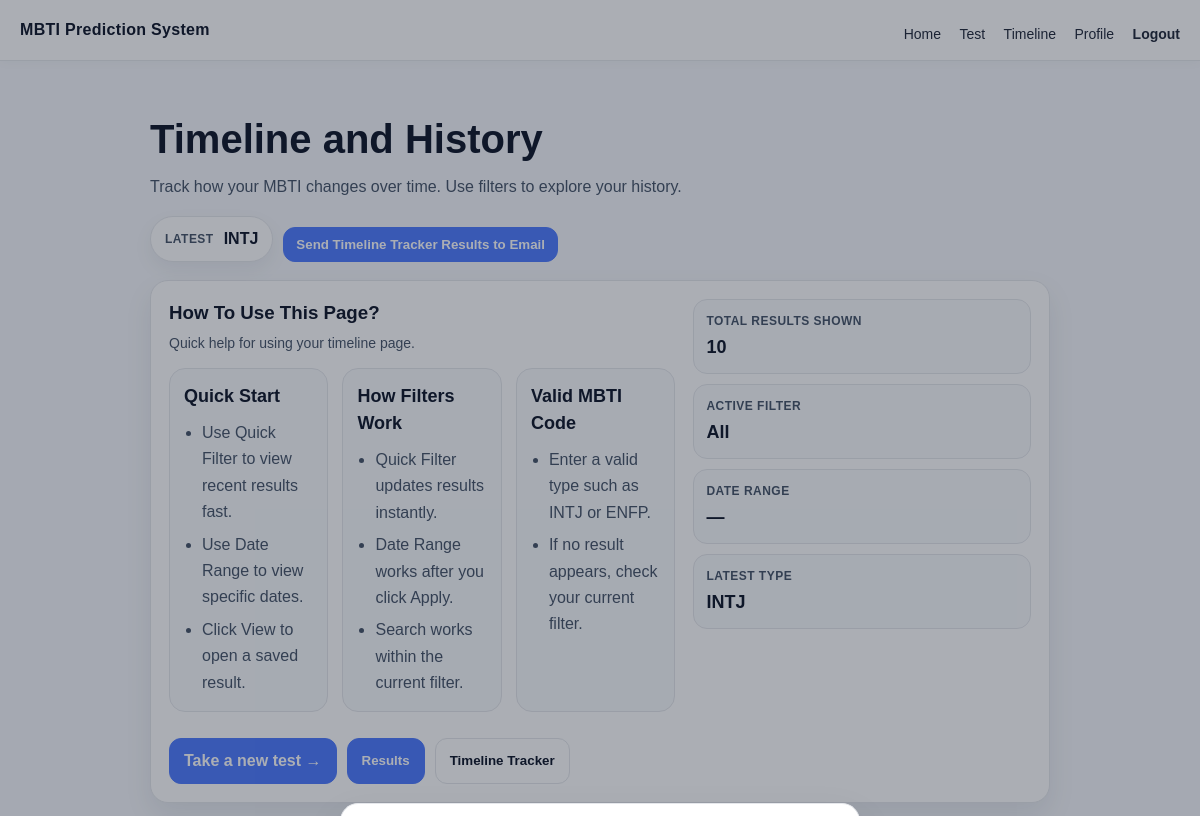
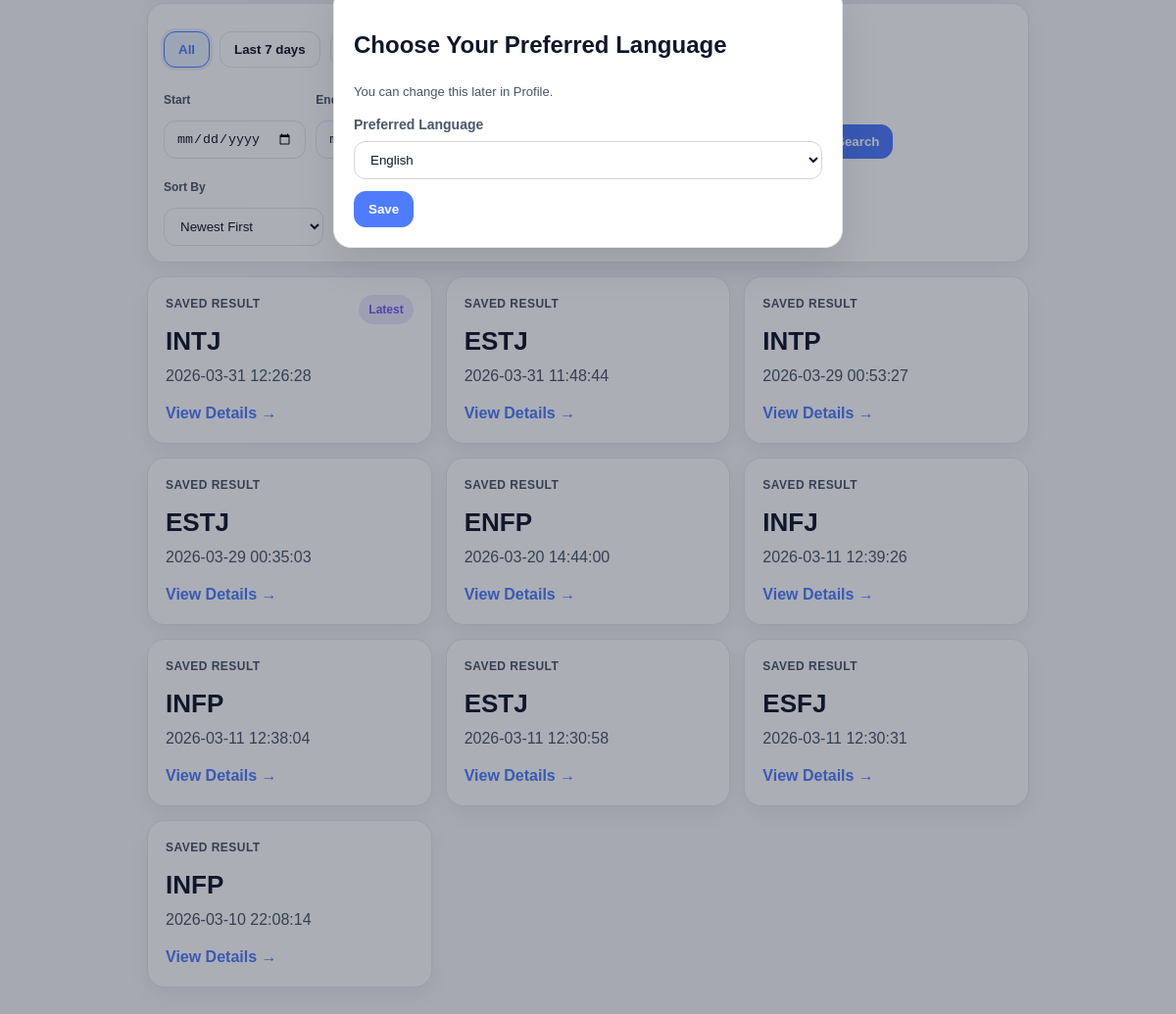
The app's page /timeline (signed in) with its own data (2 pictures, top to bottom).
### tables this page shows
CREATE TABLE MBTI_Type (
        mbtiTypeID INTEGER PRIMARY KEY AUTOINCREMENT,
        typeCode TEXT NOT NULL UNIQUE
    );

CREATE TABLE MBTI_Result (
        resultID INTEGER PRIMARY KEY AUTOINCREMENT,
        userID INTEGER NOT NULL,
        mbtiTypeID INTEGER NOT NULL,
        confidenceScore REAL NOT NULL,
        rawText TEXT,
        createdAt TEXT NOT NULL, profileSnapshot TEXT, contextSummary TEXT,
        FOREIGN KEY(userID) REFERENCES User(userID),
        FOREIGN KEY(mbtiTypeID) REFERENCES MBTI_Type(mbtiTypeID)
    );

### routes/timeline_routes.py (the view)
@timeline_bp.get("/timeline")
@login_required
def timeline():
    preset = request.args.get("preset", "all")
    start = request.args.get("start")
    end = request.args.get("end")
    q = request.args.get("q", "").strip().upper()
    highlight = request.args.get("highlight")
    sort_by = request.args.get("sort_by", "newest").strip()
    start, end = apply_timeline_preset(preset, start, end)
    results = get_timeline_results(session["user_id"], start, end, q)
    results = sort_timeline_results(results, sort_by)
    results_sorted = sorted(results, key=lambda r: parse_dt(r.get("createdAt")) or datetime.min)
    labels, ei, sn, tf, jp = [], [], [], [], []
    for r in results_sorted:
        code = (r.get("typeCode") or "").upper()
        dt = parse_dt(r.get("createdAt"))
        if len(code) != 4 or not dt:
            continue
        labels.append(dt.strftime("%b %Y"))
        ei.append(1 if code[0] == "E" else 0)
        sn.append(1 if code[1] == "S" else 0)
        tf.append(1 if code[2] == "T" else 0)
        jp.append(1 if code[3] == "J" else 0)
    chart_data = {
        "labels": labels,
        "ei": ei,
        "sn": sn,
        "tf": tf,
        "jp": jp
    }
    total = len(results)
    latest = results_sorted[-1] if total > 0 else None
    summary = {
        "total": total,
        "latest_type": latest["typeCode"] if latest else None,
        "latest_date": latest["createdAt"] if latest else None,
        "preset": preset,
        "start": start or "",
        "end": end or "",
        "q": q or "",
        "sort_by": sort_by
    }
    return render_template(
        "timeline.html",
        results=results,
        summary=summary,
        chart_data=chart_data,
        highlight=highlight
    )

### templates/timeline.html (shortened to what this page needs)
{% extends "base.html" %}
{% block content %}
<link rel="stylesheet" href="{{ url_for('static', filename='css/timeline.css') }}">
<div class="tl-wrap">
  <div class="tl-head">
    <div>
      <h1 class="tl-title">{{ t('tl_title') }}</h1>
      <p class="tl-sub">{{ t('tl_subtitle') }}</p>
    </div>
    <div style="display:flex;gap:10px;align-items:center;flex-wrap:wrap;justify-content:flex-end;">
      {% if summary.latest_type %}
      <div class="tl-pill">
        <span class="tl-pill-label">{{ t('tl_latest') }}</span>
        <span class="tl-pill-value">{{ summary.latest_type }}</span>
      </div>
      {% else %}
      <div class="tl-pill tl-pill-muted">
        <span class="tl-pill-label">{{ t('tl_no_results_yet') }}</span>
      </div>
      {% endif %}
      <form id="emailTimelineForm" method="POST" action="{{ url_for('timeline.send_timeline_email') }}"
        enctype="multipart/form-data" style="margin:0;">
        <button id="btnEmailTimeline" type="submit" class="btn tl-btn-sm" >
          {{ t('tl_email_btn') if t('tl_email_btn') != 'tl_email_btn' else '📩 Email Results (with Chart Image)' }}
        </button>
      </form>
    </div>
  </div>
  <div class="tl-guide tl-guide-v2">
    <div class="tl-guide-left">
      <div class="tl-guide-head">
        <div>
          <h3>{{ t('tl_how_to_use') }}</h3>
          <p class="tl-guide-sub">{{ t('tl_guide_sub') }}</p>
        </div>
      </div>
      <div id="guideBody">
        <div class="tl-guide-mini-grid">
          <div class="tl-guide-mini">
            <h4>{{ t('tl_quick_start') }}</h4>
            <ul class="tl-guide-bullets">
              <li>{{ t('tl_guide_quick_1') }}</li>
              <li>{{ t('tl_guide_quick_2') }}</li>
              <li>{{ t('tl_guide_quick_3') }}</li>
            </ul>
          </div>
          <div class="tl-guide-mini">
            <h4>{{ t('tl_how_filters_work') }}</h4>
            <ul class="tl-guide-bullets">
              <li>{{ t('tl_guide_filter_1') }}</li>
              <li>{{ t('tl_guide_filter_2') }}</li>
              <li>{{ t('tl_guide_filter_3') }}</li>
            </ul>
          </div>
          <div class="tl-guide-mini">
            <h4>{{ t('tl_valid_mbti') }}</h4>
            <ul class="tl-guide-bullets">
              <li>{{ t('tl_guide_valid_1') }}</li>
              <li>{{ t('tl_guide_valid_2') }}</li>
            </ul>
          </div>
        </div>
        <div class="tl-guide-actions">
          <a class="btn tl-btn" href="{{ url_for('test.test') }}">{{ t('tl_take_new_test') }}</a>
          <button class="btn tl-btn tl-btn-ghost" id="btnTabResults" type="button">
            {{ t('tl_go_results') }}
          </button>
          <button class="btn tl-btn tl-btn-ghost" id="btnTabTracker" type="button">
            {{ t('tl_tab_tracker') }}
          </button>
        </div>
      </div>
    </div>
    <div class="tl-guide-right">
      <div class="tl-stat">
        <div class="tl-stat-label">{{ t('tl_total_results_shown') }}</div>
        <div class="tl-stat-value">{{ summary.total }}</div>
      </div>
      <div class="tl-stat">
        <div class="tl-stat-label">{{ t('tl_active_filter') }}</div>
        <div class="tl-stat-value">
          {% if summary.preset == "all" %}{{ t('tl_filter_all') }}
          {% elif summary.preset == "7d" %}{{ t('tl_filter_7d') }}
          {% elif summary.preset == "30d" %}{{ t('tl_filter_30d') }}
          {% elif summary.preset == "12m" %}{{ t('tl_filter_12m') }}
          {% else %}{{ t('tl_filter_custom') }}
          {% endif %}
        </div>
      </div>
      <div class="tl-stat">
        <div class="tl-stat-label">{{ t('tl_date_range') }}</div>
        <div class="tl-stat-value">
          {% if summary.start or summary.end %}
          {{ summary.start }} → {{ summary.end }}
          {% else %}
          —
          {% endif %}
        </div>
      </div>
      <div class="tl-stat tl-stat-mini">
        <div class="tl-stat-label">{{ t('tl_latest_type') }}</div>
        <div class="tl-stat-value">
          {% if summary.latest_type %}{{ summary.latest_type }}{% else %}—{% endif %}
        </div>
      </div>
    </div>
  </div>
  <div class="tl-filters" id="filtersBar">
    <div class="tl-filter-row">
      <button class="tl-chip" data-preset="all">{{ t('tl_filter_all') }}</button>
      <button class="tl-chip" data-preset="7d">{{ t('tl_filter_7d') }}</button>
      <button class="tl-chip" data-preset="30d">{{ t('tl_filter_30d') }}</button>
      <button class="tl-chip" data-preset="12m">{{ t('tl_filter_12m') }}</button>
    </div>
    <div class="tl-filter-row tl-filter-row2">
      <div class="tl-field">
        <label>{{ t('tl_start') }}</label>
        <input type="date" id="startDate" value="{{ summary.start }}">
      </div>
      <div class="tl-field">
        <label>{{ t('tl_end') }}</label>
      </div>
      <button class="btn tl-btn-sm" id="btnApplyRange" type="button">{{ t('tl_apply') }}</button>
      <button class="btn tl-btn-sm tl-btn-ghost" id="btnClearRange" type="button">{{ t('tl_clear') }}</button>
      <div class="tl-search">
      </div>
      <button class="btn tl-btn-sm" id="btnSearch" type="button">{{ t('tl_search') }}</button>
      <div class="tl-field">
        <label for="sortBy">{{ t('tl_sort_label') }}</label>
        <select id="sortBy">
          <option value="newest" {% if summary.sort_by=="newest" %}selected{% endif %}>{{ t('tl_sort_newest') }}
          </option>
        </select>
      </div>
    </div>
  </div>
  <div id="tabPanelResults" style="margin-top:14px;">
    {% if results|length == 0 %}
    <div class="tl-empty">
      <h3>{{ t('tl_empty_title') }}</h3>
      <p>{{ t('tl_empty_sub') }}</p>
      <a class="btn tl-btn" href="{{ url_for('test.test') }}">{{ t('tl_go_test') }}</a>
    </div>
    {% else %}
    <div class="tl-grid" id="resultsGrid">
      {% for r in results %}
      <a class="tl-card tl-card-link {% if highlight and (r['resultID']|string == highlight|string) %}is-highlight{% endif %}"
        id="rec-{{ r['resultID'] }}" data-type="{{ (r.typeCode or '')|upper }}"
        href="{{ url_for('result.result_view', result_id=r['resultID']) }}">
        <div class="tl-card-top">
          <div>
            <div class="tl-card-label">{{ t('tl_saved_result') }}</div>
            <div class="tl-type">{{ r.typeCode }}</div>
            <div class="tl-date">{{ r.createdAt }}</div>
          </div>
          {% if loop.first %}
          <span class="tl-mini-badge">{{ t('tl_latest_badge') }}</span>
          {% endif %}
        </div>
        <div class="tl-card-bottom">
          <span class="tl-card-cta">{{ t('tl_view_details') }}</span>
        </div>
      </a>
      {% endfor %}
    </div>
    {% endif %}
  </div>
    {% set result_count = results|length %}
</div>
{% endblock %}

### templates/base.html (shortened to what this page needs)
<!doctype html>
<html lang="{% if current_lang == 'ZH' %}zh{% elif current_lang == 'BM' %}ms{% else %}en{% endif %}">
<head>
    <link rel="stylesheet" href="{{ url_for('static', filename='css/style.css') }}">
</head>
<body data-endpoint="{{ request.endpoint }}">
    <header class="header">
        <div class="brand">
            <a href="{{ url_for('profile.home_page') }}" class="brand-link">{{ t('app_title') }}</a>
        </div>
        <nav class="nav">
            {% if session.get("user_id") %}
            <a href="{{ url_for('profile.home_page') }}">{{ t('nav_home') }}</a>
            <a href="{{ url_for('test.test') }}">{{ t('nav_test') }}</a>
            <a href="{{ url_for('timeline.timeline') }}">{{ t('nav_timeline') }}</a>
            <a href="{{ url_for('profile.profile') }}">{{ t('nav_profile') }}</a>
            <form method="POST" action="{{ url_for('auth.logout') }}" class="inline">
                <button class="linkbtn" type="submit">{{ t('nav_logout') }}</button>
            </form>
            {% else %}
            <a href="{{ url_for('auth.login') }}">{{ t('nav_login') }}</a>
            <a href="{{ url_for('auth.register') }}">{{ t('nav_register') }}</a>
            {% endif %}
        </nav>
    </header>
    {% if not session.get("lang") %}
    <div class="modal-backdrop">
        <div class="modal">
            <h2>{{ t('lang_title') }}</h2>
            <p class="muted">{{ t('lang_note') }}</p>
            <form method="POST" action="{{ url_for('set_language') }}">
                <label>{{ t('preferred_language') }}</label>
                <select name="lang" required>
                    <option value="EN">{{ t('lang_en') }}</option>
                </select>
                <button type="submit">{{ t('lang_save') }}</button>
            </form>
        </div>
    </div>
    {% endif %}
    <main class="container">
        {% block content %}{% endblock %}
    </main>
</body>
</html>

### records on screen
MBTI_Type: latest_type "INTJ"
MBTI_Result: t "SAVED RESULT", typeCode "INTJ", createdAt "2026-03-31 12:26:28", t "Latest", t "View Details"
MBTI_Result: t "SAVED RESULT", typeCode "ESTJ", createdAt "2026-03-31 11:48:44", t "View Details"
MBTI_Result: t "SAVED RESULT", typeCode "INTP", createdAt "2026-03-29 00:53:27", t "View Details"
MBTI_Result: t "SAVED RESULT", typeCode "ESTJ", createdAt "2026-03-29 00:35:03", t "View Details"
MBTI_Result: t "SAVED RESULT", typeCode "ENFP", createdAt "2026-03-20 14:44:00", t "View Details"
MBTI_Result: t "SAVED RESULT", typeCode "INFJ", createdAt "2026-03-11 12:39:26", t "View Details"
MBTI_Result: t "SAVED RESULT", typeCode "INFP", createdAt "2026-03-11 12:38:04", t "View Details"
MBTI_Result: t "SAVED RESULT", typeCode "ESTJ", createdAt "2026-03-11 12:30:58", t "View Details"
MBTI_Result: t "SAVED RESULT", typeCode "ESFJ", createdAt "2026-03-11 12:30:31", t "View Details"
MBTI_Result: t "SAVED RESULT", typeCode "INFP", createdAt "2026-03-10 22:08:14", t "View Details"

### other values on screen
{{ t('app_title') }} "MBTI Prediction System"
{{ t('nav_home') }} "Home"
{{ t('nav_test') }} "Test"
{{ t('nav_timeline') }} "Timeline"
{{ t('nav_profile') }} "Profile"
{{ t('nav_logout') }} "Logout"
{{ t('lang_title') }} "Choose Your Preferred Language"
{{ t('lang_note') }} "You can change this later in Profile."
{{ t('preferred_language') }} "Preferred Language"
{{ t('lang_save') }} "Save"
{{ t('tl_title') }} "Timeline and History"
{{ t('tl_subtitle') }} "Track how your MBTI changes over time. Use filters to explore your history."
{{ t('tl_latest') }} "LATEST"
{{ t('tl_how_to_use') }} "How To Use This Page?"
{{ t('tl_guide_sub') }} "Quick help for using your timeline page."
